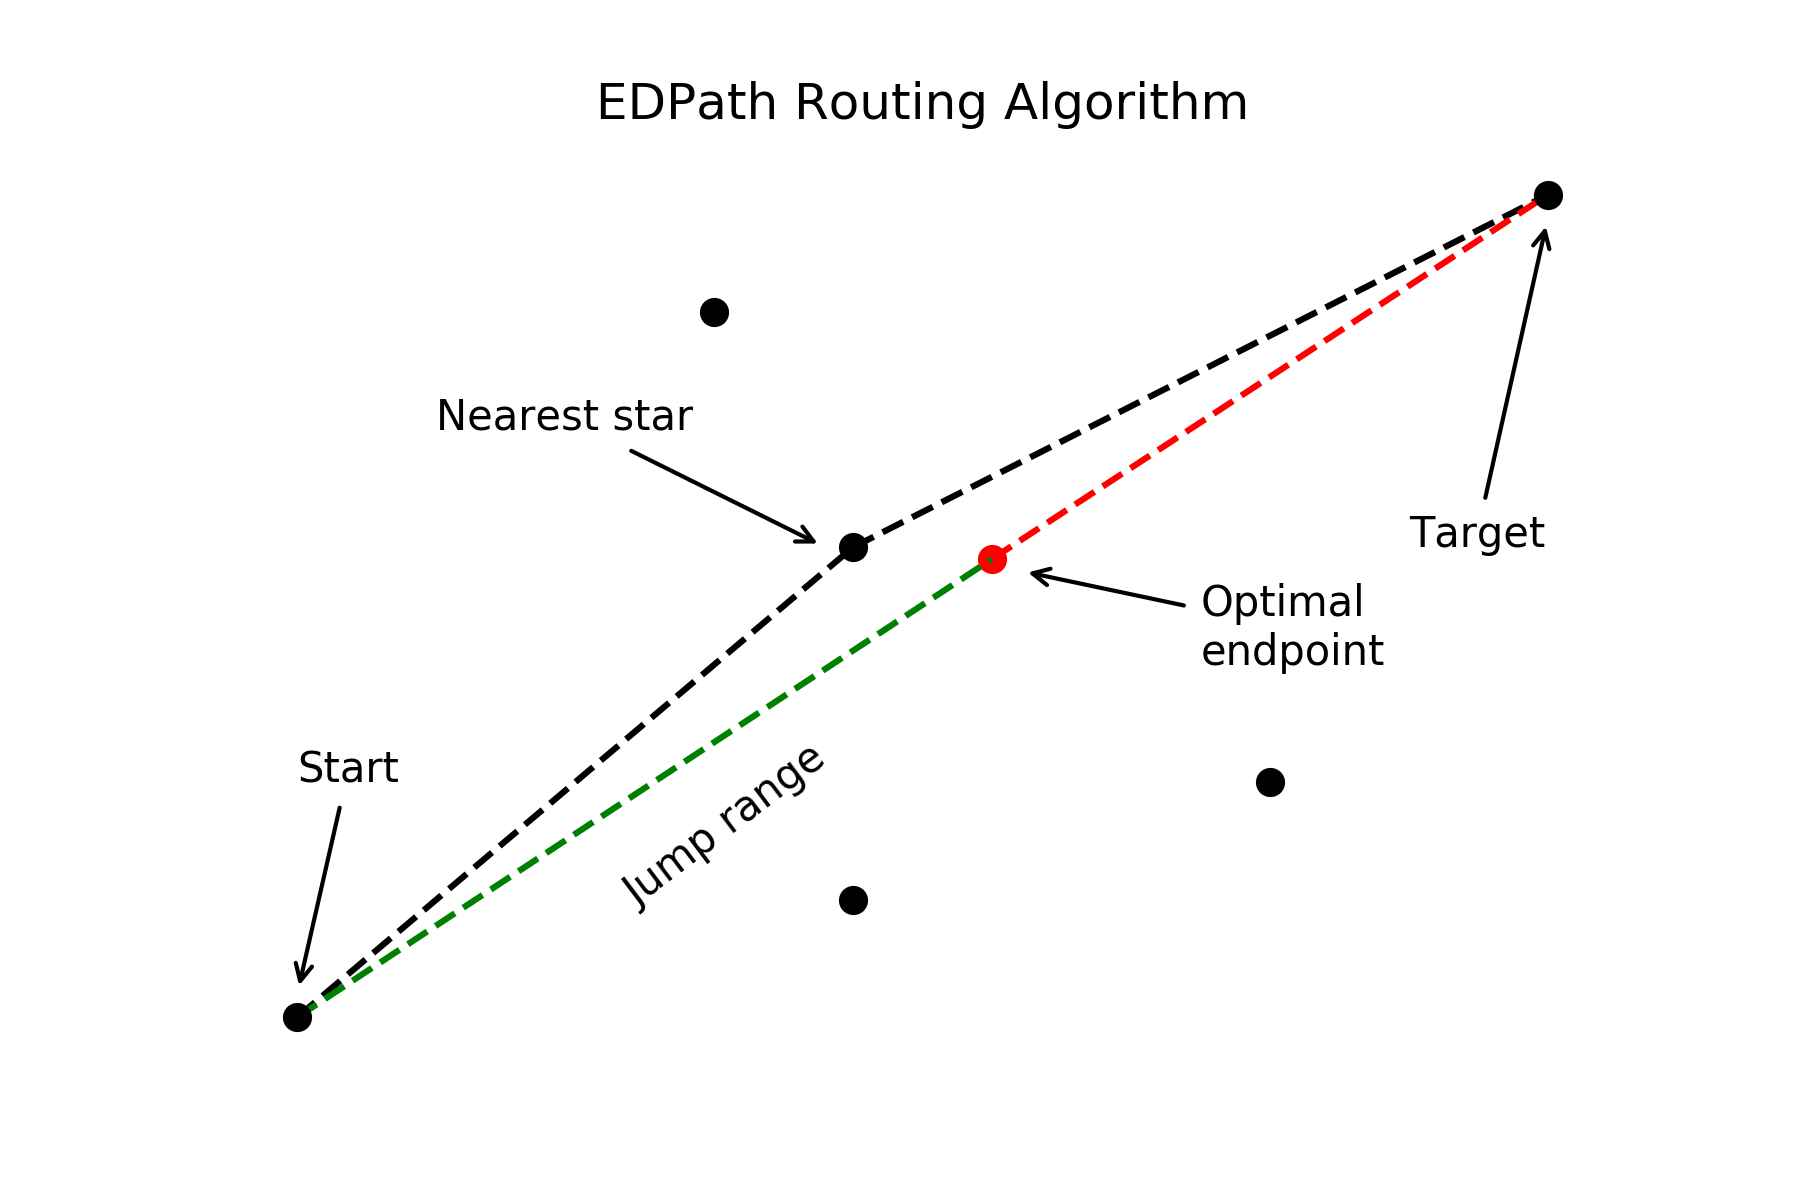

Here is the Python script that generated this plot:
import numpy as np
import matplotlib.pyplot as plt

plt.rcParams['figure.figsize'] = (6, 4)

x = np.array([1, 4, 5, 10])
y = np.array([1, 7, 5,  8])

plt.plot(x[ : : 2], y[ : : 2], linestyle = '--', color = 'black')
plt.plot(x[2  :  ], y[2  :  ], linestyle = '--', color = 'black')
plt.plot( [1, 6  ],  [1, 4.9], linestyle = '--', color = 'green')
plt.plot( [6, 10 ],  [4.9, 8], linestyle = '--', color = 'red')
plt.scatter(x, y, c = 'black', zorder = 99)
plt.scatter([5, 8], [2, 3], c = 'black', zorder = 99)
plt.scatter([6], [4.9], c = 'red')
plt.title('EDPath Routing Algorithm')
#plt.xlabel('x [-]')
#plt.ylabel('y [-]')
plt.annotate('Optimal\nendpoint', xy = (6.2, 4.8), xytext = (7.5, 4),
             arrowprops = dict(facecolor = 'black', arrowstyle = "->",
             connectionstyle = "arc3"))

plt.annotate('Nearest star', xy = (4.8, 5), xytext = (2, 6),
             arrowprops =dict(facecolor = 'black', arrowstyle = "->",
             connectionstyle = "arc3"))

plt.annotate('Start', xy = (1, 1.2), xytext = (1, 3),
             arrowprops=dict(facecolor = 'black', arrowstyle = "->",
             connectionstyle = "arc3"))

plt.annotate('Target', xy = (10, 7.8), xytext = (9, 5),
             arrowprops=dict(facecolor = 'black', arrowstyle = "->",
             connectionstyle = "arc3"))

plt.text(3.3, 3.1, 'Jump range', rotation = 37)
plt.axis('off')
plt.savefig('Algorithm.png', dpi = 300)
plt.savefig('Algorithm.pdf')

plt.rcParams['figure.figsize'] = (6, 4)